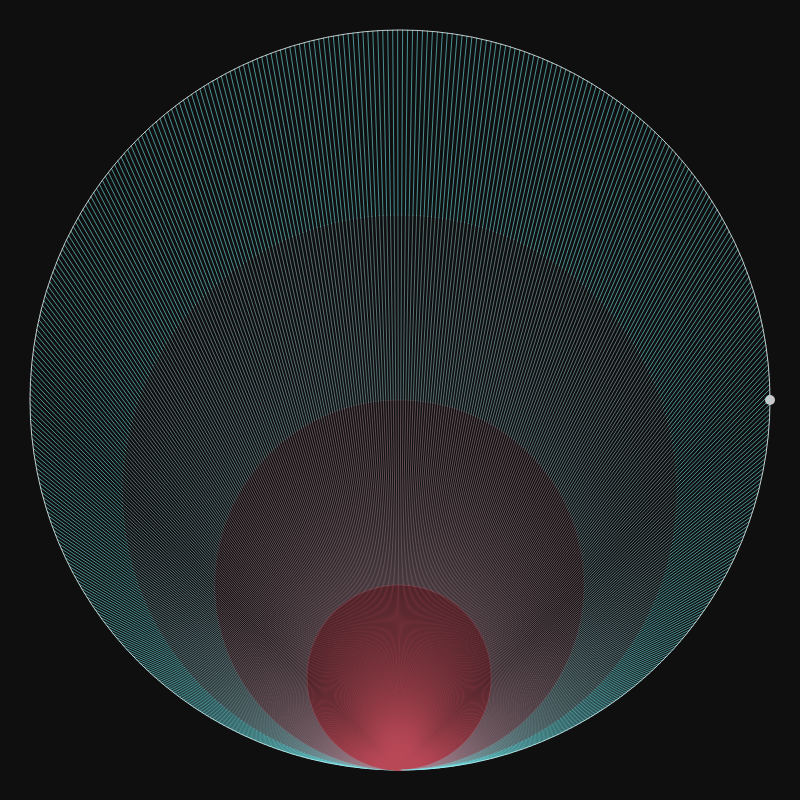
Frame 1 (no input)
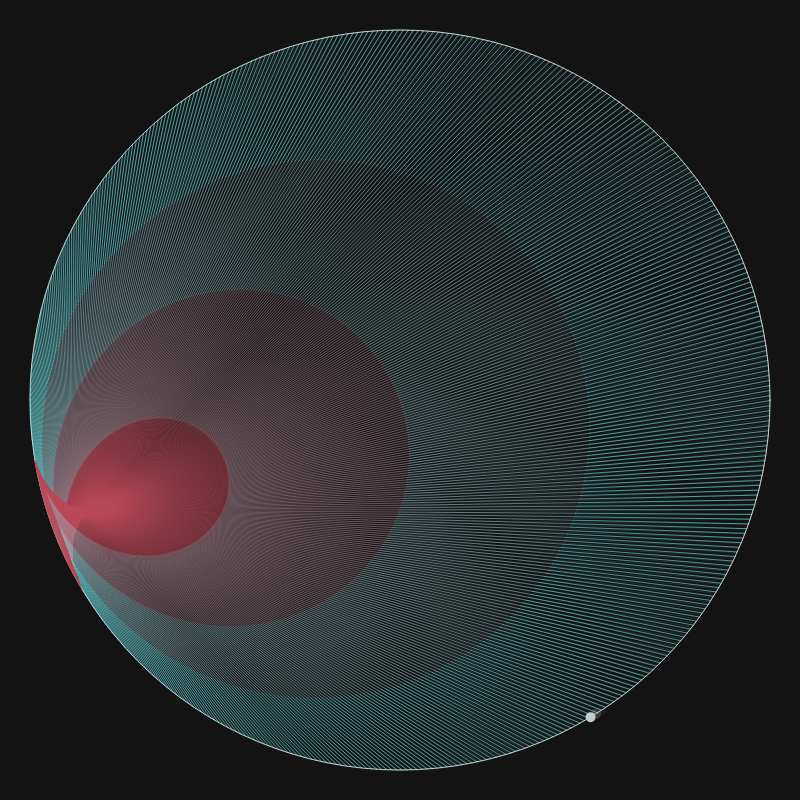
Frame 60 (no input)
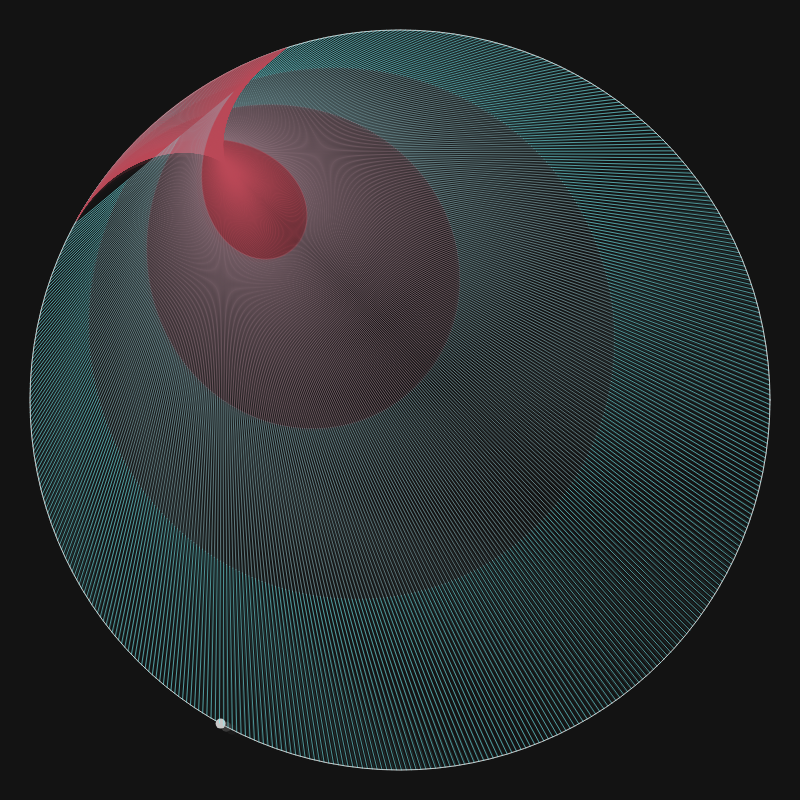
Frame 120 (the mouse pressed at the canvas centre since frame 60)

The p5.js sketch that drew these frames (run headless with seeded random() and noise() and a simulated clock; from frame 60 on, the mouse is pressed at the canvas centre):

// p5.js sketch
// ── sketch.js
let numberOfPoints = 3;
let radius = 200;
let connectBy = 0;
let noiseAngle = 0;

function setup() {
    createCanvas(800, 800);
    background(0);
    radius = width / 2 - 30

    noFill();
    frameRate(20);
}

function draw() {
    translate(width / 2, height / 2);

    background(20, 200);

    //Outter Ring
    stroke(200);
    ellipse(0, 0, radius * 2);

    //Draw Point riding the outter ring
    strokeWeight(10);
    let p = new p5.Vector(radius * cos(noiseAngle), radius * sin(noiseAngle));
    point(p.x, p.y);

    //Do perlin noise smooth transitions
    let n = noise(cos(noiseAngle), sin(noiseAngle));
    numberOfPoints = mapNoiseValue(n, numberOfPoints, 100, 1000);
    connectBy += .001;

    //draw gradient lines for each connection
    strokeWeight(1);

    for (let i = 0; i < numberOfPoints; i++) {
        //define colors
        let c1 = color(125, 249, 255, 140);
        let c2 = color(207, 16, 32, 140);

        //find points
        let p1 = getPoint(i, radius, noiseAngle);
        let p2 = getPoint(i * connectBy, radius, noiseAngle);

        //draw Points
        p1.gradientLineTo(p2.x, p2.y, c1, c2, 4);
    }


    //increment the angle in perlin noise space
    noiseAngle += radians(1);
    if (noiseAngle >= TWO_PI) {
        noiseAngle = 0;
    }

}

p5.Vector.prototype.gradientLineTo = function (targetX, targetY, color1, color2, slices = 5) {
    gradientLine(this.x, this.y, targetX, targetY, color1, color2, slices);
}

p5.prototype.gradientLine = function (x1, y1, x2, y2, color1, color2, slices = 5) {

    push();
    const lengthOfSlice = dist(x1, y1, x2, y2) / slices;
    const angle = atan2(y2 - y1, x2 - x1);
    //const moveVector = createVector(x1, y1);

    //do once for each slice of the gradient line
    for (let i = 0; i < slices; i++) {
        const inter = map(i, 0, slices, 0, 1);
        const c = lerpColor(color1, color2, inter);
        stroke(c);

        line(x1,
            y1,
            x1 += lengthOfSlice * cos(angle),
            y1 += lengthOfSlice * sin(angle));
    }
    pop();
}

function mapNoiseValue(noise, value, min, max) {
    value = map(noise, 0, 1, min, max);
    if (value < min) {
        value = min
    } else if (value > max) {
        value = max
    }

    return value;
}

function getPoint(index, radius, phase) {
    let angle = TWO_PI / numberOfPoints * (index % numberOfPoints) + PI / 2 + phase;
    let x = radius * cos(angle);
    let y = radius * sin(angle);

    return new p5.Vector(x, y);
}
